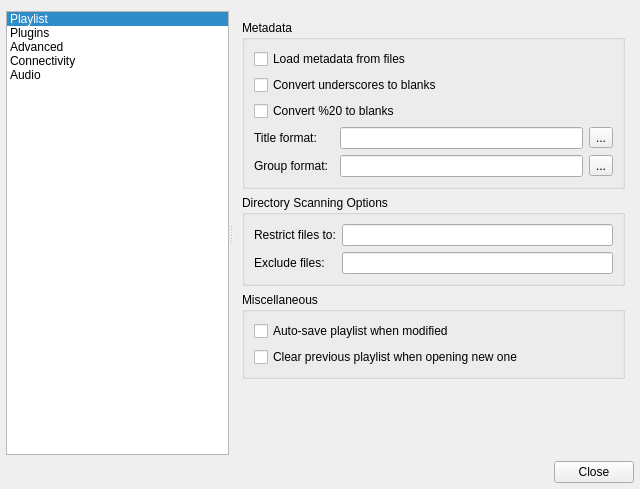
<?xml version="1.0" encoding="UTF-8"?>
<ui version="4.0">
 <class>ConfigDialog</class>
 <widget class="QDialog" name="ConfigDialog">
  <property name="geometry">
   <rect>
    <x>0</x>
    <y>0</y>
    <width>640</width>
    <height>489</height>
   </rect>
  </property>
  <property name="windowTitle">
   <string>Qmmp Settings</string>
  </property>
  <layout class="QVBoxLayout" name="verticalLayout_2">
   <property name="leftMargin">
    <number>6</number>
   </property>
   <property name="rightMargin">
    <number>6</number>
   </property>
   <property name="bottomMargin">
    <number>6</number>
   </property>
   <item>
    <widget class="QSplitter" name="splitter">
     <property name="orientation">
      <enum>Qt::Horizontal</enum>
     </property>
     <widget class="QListWidget" name="contentsWidget">
      <property name="sizePolicy">
       <sizepolicy hsizetype="Preferred" vsizetype="Preferred">
        <horstretch>0</horstretch>
        <verstretch>0</verstretch>
       </sizepolicy>
      </property>
      <property name="selectionBehavior">
       <enum>QAbstractItemView::SelectRows</enum>
      </property>
      <property name="iconSize">
       <size>
        <width>38</width>
        <height>38</height>
       </size>
      </property>
      <property name="spacing">
       <number>2</number>
      </property>
      <property name="selectionRectVisible">
       <bool>false</bool>
      </property>
      <property name="currentRow">
       <number>0</number>
      </property>
      <item>
       <property name="text">
        <string>Playlist</string>
       </property>
       <property name="icon">
        <iconset resource="../images/qmmpui_images.qrc">
         <normaloff>:/playlist.png</normaloff>:/playlist.png</iconset>
       </property>
      </item>
      <item>
       <property name="text">
        <string>Plugins</string>
       </property>
       <property name="icon">
        <iconset resource="../images/qmmpui_images.qrc">
         <normaloff>:/plugins.png</normaloff>:/plugins.png</iconset>
       </property>
      </item>
      <item>
       <property name="text">
        <string>Advanced</string>
       </property>
       <property name="icon">
        <iconset resource="../images/qmmpui_images.qrc">
         <normaloff>:/advanced.png</normaloff>:/advanced.png</iconset>
       </property>
      </item>
      <item>
       <property name="text">
        <string>Connectivity</string>
       </property>
       <property name="icon">
        <iconset resource="../images/qmmpui_images.qrc">
         <normaloff>:/network.png</normaloff>:/network.png</iconset>
       </property>
      </item>
      <item>
       <property name="text">
        <string>Audio</string>
       </property>
       <property name="icon">
        <iconset resource="../images/qmmpui_images.qrc">
         <normaloff>:/replaygain.png</normaloff>:/replaygain.png</iconset>
       </property>
      </item>
     </widget>
     <widget class="QStackedWidget" name="stackedWidget">
      <property name="sizePolicy">
       <sizepolicy hsizetype="Expanding" vsizetype="Preferred">
        <horstretch>0</horstretch>
        <verstretch>0</verstretch>
       </sizepolicy>
      </property>
      <property name="frameShape">
       <enum>QFrame::NoFrame</enum>
      </property>
      <property name="frameShadow">
       <enum>QFrame::Raised</enum>
      </property>
      <property name="currentIndex">
       <number>0</number>
      </property>
      <widget class="QWidget" name="page">
       <layout class="QVBoxLayout" name="verticalLayout">
        <item>
         <widget class="QGroupBox" name="groupBox_3">
          <property name="title">
           <string>Metadata</string>
          </property>
          <layout class="QGridLayout">
           <property name="margin">
            <number>9</number>
           </property>
           <property name="spacing">
            <number>6</number>
           </property>
           <item row="2" column="0" colspan="4">
            <widget class="QCheckBox" name="per20CheckBox">
             <property name="text">
              <string>Convert %20 to blanks</string>
             </property>
            </widget>
           </item>
           <item row="3" column="0">
            <widget class="QLabel" name="label_4">
             <property name="text">
              <string>Title format:</string>
             </property>
            </widget>
           </item>
           <item row="0" column="0" colspan="4">
            <widget class="QCheckBox" name="metadataCheckBox">
             <property name="text">
              <string>Load metadata from files</string>
             </property>
            </widget>
           </item>
           <item row="1" column="0" colspan="4">
            <widget class="QCheckBox" name="underscoresCheckBox">
             <property name="text">
              <string>Convert underscores to blanks</string>
             </property>
            </widget>
           </item>
           <item row="4" column="0">
            <widget class="QLabel" name="label_3">
             <property name="text">
              <string>Group format:</string>
             </property>
            </widget>
           </item>
           <item row="3" column="2">
            <widget class="QLineEdit" name="formatLineEdit"/>
           </item>
           <item row="3" column="3">
            <widget class="QToolButton" name="titleButton">
             <property name="text">
              <string>...</string>
             </property>
            </widget>
           </item>
           <item row="4" column="2">
            <widget class="QLineEdit" name="groupLineEdit"/>
           </item>
           <item row="4" column="3">
            <widget class="QToolButton" name="groupButton">
             <property name="text">
              <string>...</string>
             </property>
            </widget>
           </item>
          </layout>
         </widget>
        </item>
        <item>
         <widget class="QGroupBox" name="groupBox_2">
          <property name="title">
           <string>Directory Scanning Options</string>
          </property>
          <layout class="QGridLayout" name="gridLayout_20">
           <item row="0" column="0">
            <widget class="QLabel" name="label">
             <property name="text">
              <string>Restrict files to:</string>
             </property>
            </widget>
           </item>
           <item row="0" column="1">
            <widget class="QLineEdit" name="dirRestrictLineEdit"/>
           </item>
           <item row="1" column="0">
            <widget class="QLabel" name="label_2">
             <property name="text">
              <string>Exclude files:</string>
             </property>
            </widget>
           </item>
           <item row="1" column="1">
            <widget class="QLineEdit" name="dirExcludeLineEdit"/>
           </item>
          </layout>
         </widget>
        </item>
        <item>
         <widget class="QGroupBox" name="groupBox_4">
          <property name="title">
           <string>Miscellaneous</string>
          </property>
          <layout class="QVBoxLayout" name="verticalLayout_4">
           <item>
            <widget class="QCheckBox" name="autoSavePlayListCheckBox">
             <property name="text">
              <string>Auto-save playlist when modified</string>
             </property>
            </widget>
           </item>
           <item>
            <widget class="QCheckBox" name="clearPrevPLCheckBox">
             <property name="text">
              <string>Clear previous playlist when opening new one</string>
             </property>
            </widget>
           </item>
          </layout>
         </widget>
        </item>
        <item>
         <spacer name="verticalSpacer">
          <property name="orientation">
           <enum>Qt::Vertical</enum>
          </property>
          <property name="sizeHint" stdset="0">
           <size>
            <width>20</width>
            <height>54</height>
           </size>
          </property>
         </spacer>
        </item>
       </layout>
      </widget>
      <widget class="QWidget" name="widget">
       <layout class="QGridLayout">
        <property name="leftMargin">
         <number>9</number>
        </property>
        <property name="topMargin">
         <number>5</number>
        </property>
        <property name="rightMargin">
         <number>0</number>
        </property>
        <property name="bottomMargin">
         <number>0</number>
        </property>
        <property name="spacing">
         <number>6</number>
        </property>
        <item row="1" column="0">
         <widget class="QPushButton" name="preferencesButton">
          <property name="minimumSize">
           <size>
            <width>0</width>
            <height>0</height>
           </size>
          </property>
          <property name="text">
           <string>Preferences</string>
          </property>
         </widget>
        </item>
        <item row="1" column="1">
         <widget class="QPushButton" name="informationButton">
          <property name="minimumSize">
           <size>
            <width>0</width>
            <height>0</height>
           </size>
          </property>
          <property name="text">
           <string>Information</string>
          </property>
         </widget>
        </item>
        <item row="1" column="2">
         <spacer>
          <property name="orientation">
           <enum>Qt::Horizontal</enum>
          </property>
          <property name="sizeHint" stdset="0">
           <size>
            <width>101</width>
            <height>20</height>
           </size>
          </property>
         </spacer>
        </item>
        <item row="0" column="0" colspan="3">
         <widget class="QTreeWidget" name="treeWidget">
          <property name="sizePolicy">
           <sizepolicy hsizetype="Expanding" vsizetype="Ignored">
            <horstretch>0</horstretch>
            <verstretch>0</verstretch>
           </sizepolicy>
          </property>
          <property name="alternatingRowColors">
           <bool>true</bool>
          </property>
          <property name="selectionBehavior">
           <enum>QAbstractItemView::SelectRows</enum>
          </property>
          <property name="animated">
           <bool>true</bool>
          </property>
          <property name="allColumnsShowFocus">
           <bool>false</bool>
          </property>
          <property name="columnCount">
           <number>2</number>
          </property>
          <column>
           <property name="text">
            <string>Description</string>
           </property>
          </column>
          <column>
           <property name="text">
            <string>Filename</string>
           </property>
          </column>
         </widget>
        </item>
       </layout>
      </widget>
      <widget class="QWidget" name="page_2">
       <layout class="QVBoxLayout" name="verticalLayout_5">
        <item>
         <widget class="QGroupBox" name="groupBox">
          <property name="title">
           <string>Look and Feel</string>
          </property>
          <layout class="QHBoxLayout" name="horizontalLayout">
           <item>
            <widget class="QLabel" name="label_10">
             <property name="text">
              <string>Language:</string>
             </property>
            </widget>
           </item>
           <item>
            <widget class="QComboBox" name="langComboBox">
             <property name="sizePolicy">
              <sizepolicy hsizetype="Preferred" vsizetype="Fixed">
               <horstretch>0</horstretch>
               <verstretch>0</verstretch>
              </sizepolicy>
             </property>
            </widget>
           </item>
           <item>
            <spacer name="horizontalSpacer_2">
             <property name="orientation">
              <enum>Qt::Horizontal</enum>
             </property>
             <property name="sizeType">
              <enum>QSizePolicy::Expanding</enum>
             </property>
             <property name="sizeHint" stdset="0">
              <size>
               <width>0</width>
               <height>20</height>
              </size>
             </property>
            </spacer>
           </item>
          </layout>
         </widget>
        </item>
        <item>
         <widget class="QGroupBox" name="groupBox_6">
          <property name="title">
           <string>Playback</string>
          </property>
          <layout class="QGridLayout" name="gridLayout_70">
           <item row="0" column="0" colspan="2">
            <widget class="QCheckBox" name="continuePlaybackCheckBox">
             <property name="text">
              <string>Continue playback on startup</string>
             </property>
            </widget>
           </item>
           <item row="1" column="0" colspan="2">
            <widget class="QCheckBox" name="byContentCheckBox">
             <property name="text">
              <string>Determine file type by content</string>
             </property>
            </widget>
           </item>
           <item row="2" column="0">
            <widget class="QCheckBox" name="defaultPlayListCheckBox">
             <property name="text">
              <string>Add files from command line to this playlist:</string>
             </property>
            </widget>
           </item>
           <item row="2" column="1">
            <widget class="QLineEdit" name="defaultPlayListLineEdit">
             <property name="enabled">
              <bool>false</bool>
             </property>
            </widget>
           </item>
          </layout>
         </widget>
        </item>
        <item>
         <widget class="QGroupBox" name="groupBox_9">
          <property name="title">
           <string>Cover Image Retrieve</string>
          </property>
          <layout class="QGridLayout" name="gridLayout_6">
           <item row="0" column="0" colspan="2">
            <widget class="QCheckBox" name="useCoverFilesCheckBox">
             <property name="text">
              <string>Use separate image files</string>
             </property>
             <property name="checked">
              <bool>true</bool>
             </property>
            </widget>
           </item>
           <item row="1" column="0">
            <widget class="QLabel" name="label_11">
             <property name="text">
              <string>Include files:</string>
             </property>
            </widget>
           </item>
           <item row="1" column="1">
            <widget class="QLineEdit" name="coverIncludeLineEdit"/>
           </item>
           <item row="2" column="0">
            <widget class="QLabel" name="label_12">
             <property name="text">
              <string>Exclude files:</string>
             </property>
            </widget>
           </item>
           <item row="2" column="1">
            <widget class="QLineEdit" name="coverExcludeLineEdit"/>
           </item>
           <item row="3" column="0" colspan="2">
            <layout class="QHBoxLayout" name="horizontalLayout_4">
             <item>
              <widget class="QLabel" name="label_13">
               <property name="text">
                <string>Recursive search depth:</string>
               </property>
              </widget>
             </item>
             <item>
              <widget class="QSpinBox" name="coverDepthSpinBox">
               <property name="maximum">
                <number>6</number>
               </property>
              </widget>
             </item>
             <item>
              <spacer name="horizontalSpacer_3">
               <property name="orientation">
                <enum>Qt::Horizontal</enum>
               </property>
               <property name="sizeHint" stdset="0">
                <size>
                 <width>40</width>
                 <height>20</height>
                </size>
               </property>
              </spacer>
             </item>
            </layout>
           </item>
          </layout>
         </widget>
        </item>
        <item>
         <widget class="QGroupBox" name="groupBox_7">
          <property name="title">
           <string>URL Dialog</string>
          </property>
          <layout class="QVBoxLayout" name="verticalLayout_3">
           <item>
            <widget class="QCheckBox" name="clipboardCheckBox">
             <property name="text">
              <string>Auto-paste URL from clipboard</string>
             </property>
            </widget>
           </item>
          </layout>
         </widget>
        </item>
        <item>
         <spacer name="verticalSpacer_3">
          <property name="orientation">
           <enum>Qt::Vertical</enum>
          </property>
          <property name="sizeHint" stdset="0">
           <size>
            <width>20</width>
            <height>40</height>
           </size>
          </property>
         </spacer>
        </item>
       </layout>
      </widget>
      <widget class="QWidget" name="network">
       <layout class="QVBoxLayout">
        <property name="leftMargin">
         <number>9</number>
        </property>
        <property name="topMargin">
         <number>5</number>
        </property>
        <property name="rightMargin">
         <number>0</number>
        </property>
        <property name="bottomMargin">
         <number>0</number>
        </property>
        <item>
         <widget class="QGroupBox" name="groupBox_5">
          <property name="title">
           <string>Proxy</string>
          </property>
          <property name="flat">
           <bool>false</bool>
          </property>
          <property name="checkable">
           <bool>false</bool>
          </property>
          <layout class="QGridLayout">
           <item row="0" column="0" colspan="2">
            <widget class="QCheckBox" name="enableProxyCheckBox">
             <property name="text">
              <string>Enable proxy usage</string>
             </property>
            </widget>
           </item>
           <item row="1" column="0">
            <widget class="QLabel" name="label_5">
             <property name="text">
              <string>Proxy host name:</string>
             </property>
             <property name="alignment">
              <set>Qt::AlignRight|Qt::AlignTrailing|Qt::AlignVCenter</set>
             </property>
            </widget>
           </item>
           <item row="1" column="1">
            <widget class="QLineEdit" name="hostLineEdit"/>
           </item>
           <item row="2" column="0">
            <widget class="QLabel" name="label_6">
             <property name="text">
              <string>Proxy port:</string>
             </property>
             <property name="alignment">
              <set>Qt::AlignRight|Qt::AlignTrailing|Qt::AlignVCenter</set>
             </property>
            </widget>
           </item>
           <item row="2" column="1">
            <widget class="QLineEdit" name="portLineEdit"/>
           </item>
           <item row="3" column="0" colspan="2">
            <widget class="QCheckBox" name="authProxyCheckBox">
             <property name="text">
              <string>Use authentication with proxy</string>
             </property>
            </widget>
           </item>
           <item row="4" column="0">
            <widget class="QLabel" name="label_7">
             <property name="text">
              <string>Proxy user name:</string>
             </property>
             <property name="alignment">
              <set>Qt::AlignRight|Qt::AlignTrailing|Qt::AlignVCenter</set>
             </property>
            </widget>
           </item>
           <item row="4" column="1">
            <widget class="QLineEdit" name="proxyUserLineEdit"/>
           </item>
           <item row="5" column="0">
            <widget class="QLabel" name="label_8">
             <property name="text">
              <string>Proxy password:</string>
             </property>
             <property name="alignment">
              <set>Qt::AlignRight|Qt::AlignTrailing|Qt::AlignVCenter</set>
             </property>
            </widget>
           </item>
           <item row="5" column="1">
            <widget class="QLineEdit" name="proxyPasswLineEdit">
             <property name="echoMode">
              <enum>QLineEdit::Password</enum>
             </property>
            </widget>
           </item>
          </layout>
         </widget>
        </item>
        <item>
         <spacer>
          <property name="orientation">
           <enum>Qt::Vertical</enum>
          </property>
          <property name="sizeHint" stdset="0">
           <size>
            <width>20</width>
            <height>40</height>
           </size>
          </property>
         </spacer>
        </item>
       </layout>
      </widget>
      <widget class="QWidget" name="audio">
       <layout class="QVBoxLayout" name="verticalLayout_7">
        <item>
         <widget class="QGroupBox" name="groupBox_10">
          <property name="title">
           <string>Replay Gain</string>
          </property>
          <layout class="QGridLayout" name="gridLayout_7">
           <item row="1" column="0">
            <widget class="QLabel" name="label_14">
             <property name="text">
              <string>Replay Gain mode:</string>
             </property>
            </widget>
           </item>
           <item row="1" column="1">
            <widget class="QComboBox" name="replayGainModeComboBox">
             <property name="sizePolicy">
              <sizepolicy hsizetype="Minimum" vsizetype="Fixed">
               <horstretch>0</horstretch>
               <verstretch>0</verstretch>
              </sizepolicy>
             </property>
            </widget>
           </item>
           <item row="2" column="0">
            <widget class="QLabel" name="label_15">
             <property name="text">
              <string>Preamp:</string>
             </property>
            </widget>
           </item>
           <item row="2" column="1">
            <widget class="QDoubleSpinBox" name="preampDoubleSpinBox">
             <property name="sizePolicy">
              <sizepolicy hsizetype="Minimum" vsizetype="Fixed">
               <horstretch>0</horstretch>
               <verstretch>0</verstretch>
              </sizepolicy>
             </property>
             <property name="minimum">
              <double>-15.000000000000000</double>
             </property>
             <property name="maximum">
              <double>15.000000000000000</double>
             </property>
             <property name="singleStep">
              <double>0.010000000000000</double>
             </property>
            </widget>
           </item>
           <item row="2" column="2">
            <widget class="QLabel" name="label_17">
             <property name="sizePolicy">
              <sizepolicy hsizetype="Expanding" vsizetype="Preferred">
               <horstretch>0</horstretch>
               <verstretch>0</verstretch>
              </sizepolicy>
             </property>
             <property name="text">
              <string>dB</string>
             </property>
            </widget>
           </item>
           <item row="3" column="0">
            <widget class="QLabel" name="label_16">
             <property name="sizePolicy">
              <sizepolicy hsizetype="Preferred" vsizetype="Preferred">
               <horstretch>0</horstretch>
               <verstretch>0</verstretch>
              </sizepolicy>
             </property>
             <property name="text">
              <string>Default gain:</string>
             </property>
            </widget>
           </item>
           <item row="3" column="1">
            <widget class="QDoubleSpinBox" name="defaultGainDoubleSpinBox">
             <property name="sizePolicy">
              <sizepolicy hsizetype="Minimum" vsizetype="Fixed">
               <horstretch>0</horstretch>
               <verstretch>0</verstretch>
              </sizepolicy>
             </property>
             <property name="minimum">
              <double>-15.000000000000000</double>
             </property>
             <property name="maximum">
              <double>15.000000000000000</double>
             </property>
             <property name="singleStep">
              <double>0.010000000000000</double>
             </property>
            </widget>
           </item>
           <item row="3" column="2">
            <widget class="QLabel" name="label_18">
             <property name="sizePolicy">
              <sizepolicy hsizetype="Expanding" vsizetype="Preferred">
               <horstretch>0</horstretch>
               <verstretch>0</verstretch>
              </sizepolicy>
             </property>
             <property name="text">
              <string>dB</string>
             </property>
            </widget>
           </item>
           <item row="1" column="2">
            <spacer name="horizontalSpacer_4">
             <property name="orientation">
              <enum>Qt::Horizontal</enum>
             </property>
             <property name="sizeHint" stdset="0">
              <size>
               <width>40</width>
               <height>20</height>
              </size>
             </property>
            </spacer>
           </item>
           <item row="4" column="0" colspan="3">
            <widget class="QCheckBox" name="clippingCheckBox">
             <property name="text">
              <string>Use  peak info to prevent clipping</string>
             </property>
            </widget>
           </item>
          </layout>
         </widget>
        </item>
        <item>
         <widget class="QGroupBox" name="groupBox_11">
          <property name="title">
           <string>Audio</string>
          </property>
          <layout class="QGridLayout" name="gridLayout3">
           <item row="0" column="0">
            <widget class="QLabel" name="label_20">
             <property name="text">
              <string>Buffer size:</string>
             </property>
            </widget>
           </item>
           <item row="0" column="1">
            <widget class="QSpinBox" name="bufferSizeSpinBox">
             <property name="sizePolicy">
              <sizepolicy hsizetype="Preferred" vsizetype="Fixed">
               <horstretch>0</horstretch>
               <verstretch>0</verstretch>
              </sizepolicy>
             </property>
             <property name="minimumSize">
              <size>
               <width>80</width>
               <height>0</height>
              </size>
             </property>
             <property name="suffix">
              <string>ms</string>
             </property>
             <property name="minimum">
              <number>500</number>
             </property>
             <property name="maximum">
              <number>6000</number>
             </property>
             <property name="singleStep">
              <number>50</number>
             </property>
            </widget>
           </item>
           <item row="0" column="2">
            <spacer name="horizontalSpacer_6">
             <property name="orientation">
              <enum>Qt::Horizontal</enum>
             </property>
             <property name="sizeHint" stdset="0">
              <size>
               <width>266</width>
               <height>20</height>
              </size>
             </property>
            </spacer>
           </item>
           <item row="1" column="0" colspan="3">
            <widget class="QCheckBox" name="softVolumeCheckBox">
             <property name="text">
              <string>Use software volume control</string>
             </property>
            </widget>
           </item>
           <item row="2" column="0" colspan="3">
            <widget class="QCheckBox" name="use16BitCheckBox">
             <property name="text">
              <string>16-bit output</string>
             </property>
            </widget>
           </item>
          </layout>
         </widget>
        </item>
        <item>
         <spacer name="verticalSpacer_2">
          <property name="orientation">
           <enum>Qt::Vertical</enum>
          </property>
          <property name="sizeHint" stdset="0">
           <size>
            <width>20</width>
            <height>132</height>
           </size>
          </property>
         </spacer>
        </item>
       </layout>
      </widget>
     </widget>
    </widget>
   </item>
   <item>
    <widget class="QDialogButtonBox" name="buttonBox">
     <property name="standardButtons">
      <set>QDialogButtonBox::Close</set>
     </property>
    </widget>
   </item>
  </layout>
 </widget>
 <resources>
  <include location="../images/qmmpui_images.qrc"/>
 </resources>
 <connections>
  <connection>
   <sender>enableProxyCheckBox</sender>
   <signal>toggled(bool)</signal>
   <receiver>hostLineEdit</receiver>
   <slot>setEnabled(bool)</slot>
   <hints>
    <hint type="sourcelabel">
     <x>348</x>
     <y>38</y>
    </hint>
    <hint type="destinationlabel">
     <x>348</x>
     <y>38</y>
    </hint>
   </hints>
  </connection>
  <connection>
   <sender>enableProxyCheckBox</sender>
   <signal>toggled(bool)</signal>
   <receiver>portLineEdit</receiver>
   <slot>setEnabled(bool)</slot>
   <hints>
    <hint type="sourcelabel">
     <x>348</x>
     <y>38</y>
    </hint>
    <hint type="destinationlabel">
     <x>348</x>
     <y>38</y>
    </hint>
   </hints>
  </connection>
  <connection>
   <sender>authProxyCheckBox</sender>
   <signal>toggled(bool)</signal>
   <receiver>proxyUserLineEdit</receiver>
   <slot>setEnabled(bool)</slot>
   <hints>
    <hint type="sourcelabel">
     <x>272</x>
     <y>38</y>
    </hint>
    <hint type="destinationlabel">
     <x>272</x>
     <y>38</y>
    </hint>
   </hints>
  </connection>
  <connection>
   <sender>authProxyCheckBox</sender>
   <signal>toggled(bool)</signal>
   <receiver>proxyPasswLineEdit</receiver>
   <slot>setEnabled(bool)</slot>
   <hints>
    <hint type="sourcelabel">
     <x>272</x>
     <y>38</y>
    </hint>
    <hint type="destinationlabel">
     <x>272</x>
     <y>37</y>
    </hint>
   </hints>
  </connection>
  <connection>
   <sender>buttonBox</sender>
   <signal>rejected()</signal>
   <receiver>ConfigDialog</receiver>
   <slot>reject()</slot>
   <hints>
    <hint type="sourcelabel">
     <x>657</x>
     <y>448</y>
    </hint>
    <hint type="destinationlabel">
     <x>225</x>
     <y>421</y>
    </hint>
   </hints>
  </connection>
  <connection>
   <sender>buttonBox</sender>
   <signal>accepted()</signal>
   <receiver>ConfigDialog</receiver>
   <slot>accept()</slot>
   <hints>
    <hint type="sourcelabel">
     <x>657</x>
     <y>448</y>
    </hint>
    <hint type="destinationlabel">
     <x>141</x>
     <y>414</y>
    </hint>
   </hints>
  </connection>
  <connection>
   <sender>defaultPlayListCheckBox</sender>
   <signal>toggled(bool)</signal>
   <receiver>defaultPlayListLineEdit</receiver>
   <slot>setEnabled(bool)</slot>
   <hints>
    <hint type="sourcelabel">
     <x>457</x>
     <y>226</y>
    </hint>
    <hint type="destinationlabel">
     <x>580</x>
     <y>227</y>
    </hint>
   </hints>
  </connection>
 </connections>
</ui>
